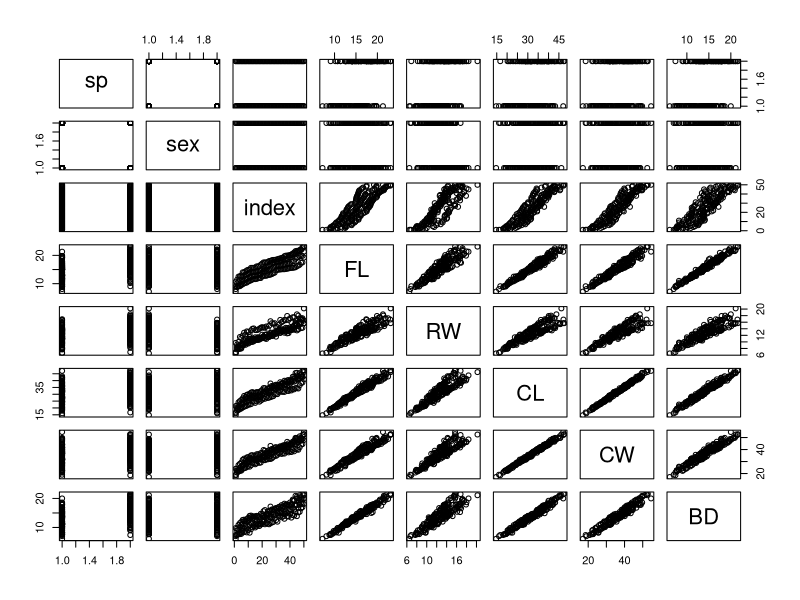

Write R code to recreate this figure.
## ---- chunk 1
library(knitr)
opts_chunk$set(echo = TRUE,
               message = FALSE,
               warning = FALSE)
## ---- chunk 2
library(MASS)

plot(crabs)
## ---- chunk 3
# check wd
getwd()
# check repos
getOption("repos")
# check libsS
.libPaths()
# check pkgs
installed.packages()[, "Package"]
